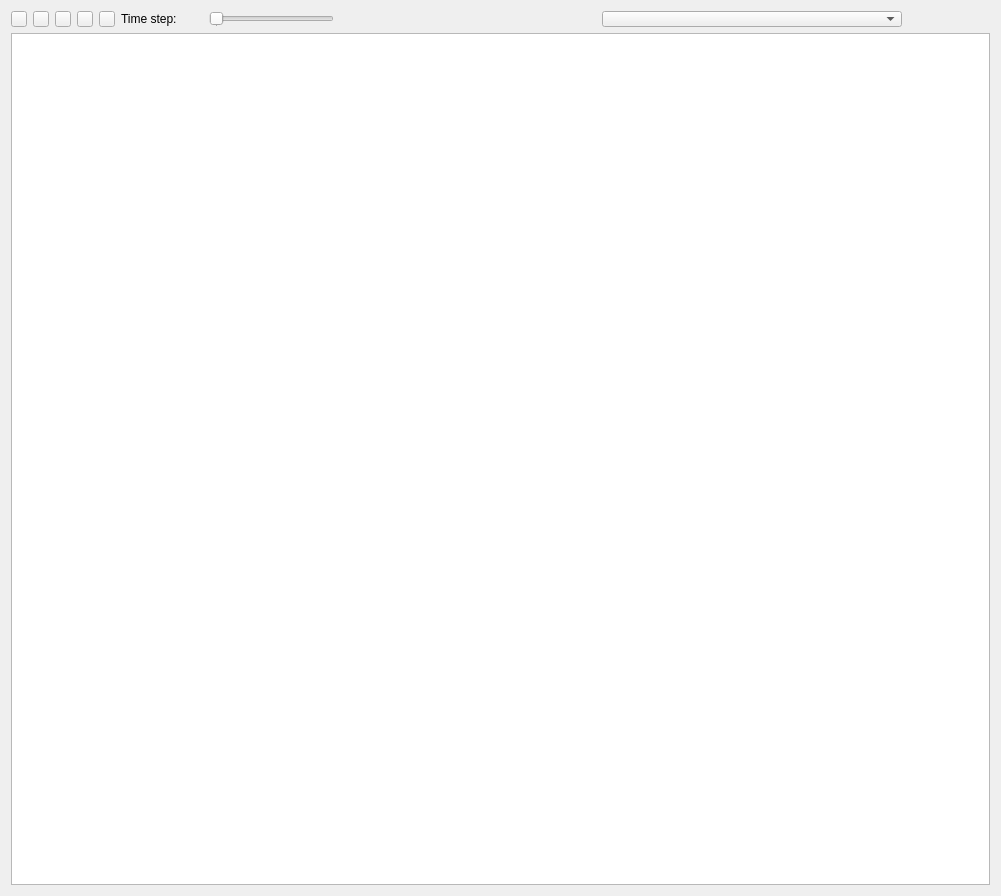
<?xml version="1.0" encoding="UTF-8"?>
<ui version="4.0">
 <class>panelSelection</class>
 <widget class="QWidget" name="panelSelection">
  <property name="geometry">
   <rect>
    <x>0</x>
    <y>0</y>
    <width>1001</width>
    <height>896</height>
   </rect>
  </property>
  <property name="windowTitle">
   <string>Form</string>
  </property>
  <layout class="QGridLayout" name="gridLayout">
   <item row="3" column="0" colspan="12">
    <widget class="QTreeWidget" name="treeWidget">
     <property name="enabled">
      <bool>true</bool>
     </property>
     <property name="sizePolicy">
      <sizepolicy hsizetype="Preferred" vsizetype="Preferred">
       <horstretch>0</horstretch>
       <verstretch>0</verstretch>
      </sizepolicy>
     </property>
     <property name="minimumSize">
      <size>
       <width>0</width>
       <height>0</height>
      </size>
     </property>
     <property name="maximumSize">
      <size>
       <width>16777215</width>
       <height>16777215</height>
      </size>
     </property>
     <property name="focusPolicy">
      <enum>Qt::NoFocus</enum>
     </property>
     <property name="frameShape">
      <enum>QFrame::StyledPanel</enum>
     </property>
     <property name="frameShadow">
      <enum>QFrame::Sunken</enum>
     </property>
     <property name="lineWidth">
      <number>1</number>
     </property>
     <property name="midLineWidth">
      <number>0</number>
     </property>
     <property name="editTriggers">
      <set>QAbstractItemView::NoEditTriggers</set>
     </property>
     <property name="showDropIndicator" stdset="0">
      <bool>false</bool>
     </property>
     <property name="headerHidden">
      <bool>true</bool>
     </property>
     <property name="expandsOnDoubleClick">
      <bool>false</bool>
     </property>
     <attribute name="headerVisible">
      <bool>false</bool>
     </attribute>
     <attribute name="headerCascadingSectionResizes">
      <bool>true</bool>
     </attribute>
     <attribute name="headerDefaultSectionSize">
      <number>0</number>
     </attribute>
     <column>
      <property name="text">
       <string>1</string>
      </property>
     </column>
     <column>
      <property name="text">
       <string>2</string>
      </property>
     </column>
    </widget>
   </item>
   <item row="1" column="0">
    <widget class="QPushButton" name="button_Time_Before">
     <property name="maximumSize">
      <size>
       <width>16</width>
       <height>16</height>
      </size>
     </property>
    </widget>
   </item>
   <item row="1" column="1">
    <widget class="QPushButton" name="button_Time_Stop">
     <property name="maximumSize">
      <size>
       <width>16</width>
       <height>16</height>
      </size>
     </property>
     <property name="text">
      <string/>
     </property>
    </widget>
   </item>
   <item row="1" column="2">
    <widget class="QPushButton" name="button_Time_Play">
     <property name="maximumSize">
      <size>
       <width>16</width>
       <height>16</height>
      </size>
     </property>
     <property name="text">
      <string/>
     </property>
    </widget>
   </item>
   <item row="1" column="3">
    <widget class="QPushButton" name="button_Time_Pause">
     <property name="maximumSize">
      <size>
       <width>16</width>
       <height>16</height>
      </size>
     </property>
     <property name="text">
      <string/>
     </property>
    </widget>
   </item>
   <item row="1" column="4">
    <widget class="QPushButton" name="button_Time_After">
     <property name="maximumSize">
      <size>
       <width>16</width>
       <height>16</height>
      </size>
     </property>
    </widget>
   </item>
   <item row="1" column="5">
    <widget class="QLabel" name="label">
     <property name="text">
      <string>Time step:</string>
     </property>
    </widget>
   </item>
   <item row="1" column="6">
    <widget class="QSlider" name="slider_Time_Step">
     <property name="minimumSize">
      <size>
       <width>125</width>
       <height>16</height>
      </size>
     </property>
     <property name="maximumSize">
      <size>
       <width>125</width>
       <height>16</height>
      </size>
     </property>
     <property name="minimum">
      <number>1</number>
     </property>
     <property name="maximum">
      <number>1</number>
     </property>
     <property name="pageStep">
      <number>1</number>
     </property>
     <property name="orientation">
      <enum>Qt::Horizontal</enum>
     </property>
     <property name="tickPosition">
      <enum>QSlider::TicksBothSides</enum>
     </property>
     <property name="tickInterval">
      <number>0</number>
     </property>
    </widget>
   </item>
   <item row="1" column="10">
    <widget class="QComboBox" name="time_series">
     <property name="minimumSize">
      <size>
       <width>300</width>
       <height>16</height>
      </size>
     </property>
     <property name="maximumSize">
      <size>
       <width>300</width>
       <height>16</height>
      </size>
     </property>
    </widget>
   </item>
  </layout>
 </widget>
 <resources>
  <include location="PQSelectionPanel.qrc"/>
 </resources>
 <connections/>
</ui>
